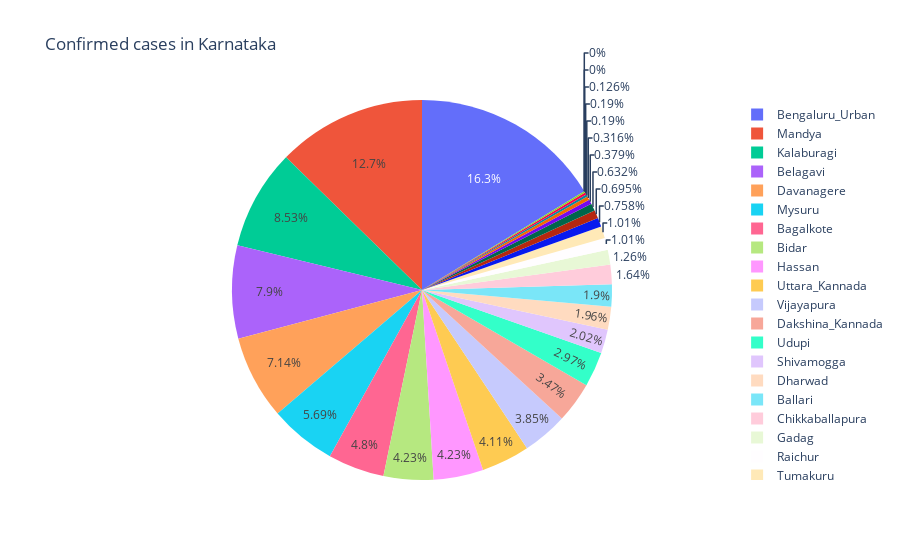

The notebook cell saved with this chart:
### Code cell
import plotly.express as px
fig = px.pie(district, values='confirmed', names='district', title='Confirmed cases in Karnataka')
fig.show()

### Figure 1 — Plotly figure (JSON) as saved in the notebook; plotly's stock layout.template omitted (floating-point values rounded to 4 significant figures)
{"data": [{"domain": {"x": [0, 1], "y": [0, 1]}, "hoverlabel": {"namelength": 0}, "hovertemplate": "district=%{label}<br>confirmed=%{value}", "labels": ["Bagalkote", "Ballari", "Belagavi", "Bengaluru_Rural", "Bengaluru_Urban", "Bidar", "Chamarajanagara", "Chikkaballapura", "Chikkamagaluru", "Chitradurga", "Dakshina_Kannada", "Davanagere", "Dharwad", "Gadag", "Hassan", "Haveri", "Kalaburagi", "Kodagu", "Kolar", "Koppal", "Mandya", "Mysuru", "Raichur", "Ramanagara", "Shivamogga", "Tumakuru", "Udupi", "Uttara_Kannada", "Vijayapura", "Yadgir"], "legendgroup": "", "name": "", "showlegend": true, "type": "pie", "values": [76, 30, 125, 6, 258, 67, 0, 26, 5, 10, 55, 113, 31, 20, 67, 3, 135, 2, 11, 3, 201, 90, 16, 0, 32, 16, 47, 65, 61, 12]}], "layout": {"legend": {"tracegroupgap": 0}, "title": {"text": "Confirmed cases in Karnataka"}}}
